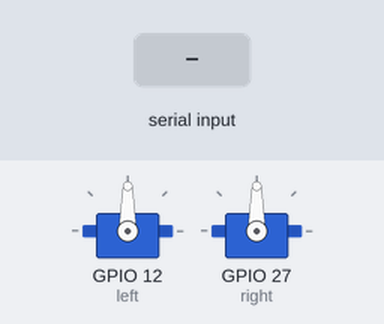
This sketch was run on a simulated ESP32. On the bench: 2 × servo. The test bench sets the inputs (shaded band). Nothing arrives over Bluetooth unless stated.

Above: at 1.2 s.
1.3 s: "forward\n" received over the second serial link
At 2.1 s:
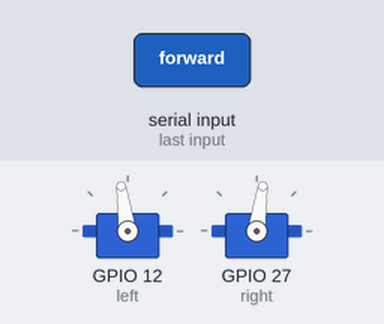
2.8 s: "backward\n" received over the second serial link
At 3.2 s:
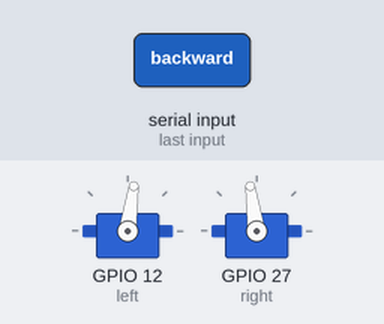
Timing chart, 0 to 5.8 s (numbered marks = the images above; inputs shaded):
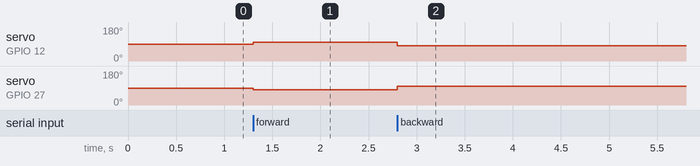

Measured:
- after the input at 1.3 s, servo on GPIO 12 (left): 90° → 98° at once; servo on GPIO 27 (right): 90° → 82° at once
- after the input at 2.8 s, servo on GPIO 12 (left): 98° → 82° at once; servo on GPIO 27 (right): 82° → 98° at once

The sketch:

9.mechspherecontrol.ino
```cpp
#include<ESP32Servo.h>
#include <BluetoothSerial.h>

BluetoothSerial serialBT;
Servo left;
Servo right;

void setup()
{
  Serial.begin(9600);
  serialBT.begin("Mech_Sphere");
  left.attach(12);
  right.attach(27);
}

void loop()
{
 if (serialBT.available())
 {
    String command = serialBT.readStringUntil('\n');
    command.trim();

    if (command == "forward")
    {
     left.write(98);
     right.write(82);
    }

    else if (command == "backward")
    {
     left.write(82);
     right.write(98);
    }

    else if (command == "lefti")
    {
     left.write(98);
     right.write(98);
    }

    else if (command == "righti")
    {
     left.write(82);
     right.write(82);
    }

    else if (command == "stop")
    {
     left.write(90);
     right.write(90);
    }
 }

}
```
